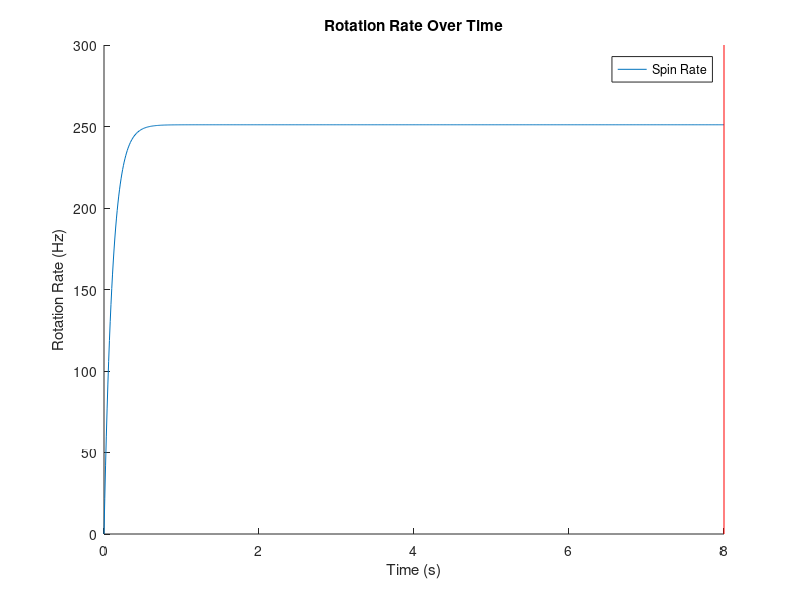

MATLAB code to generate this figure:
%Code for Spinning Things
clear; %clear variables
clc; %clear command window

% %Variables:
% degrees = 1; %angle of attack of fins in degrees
% machno = 0.5; %machnumber of the flow at the instant
% finwidth = 6; %width of fin in in
% finlength = 12; %width of fin in in
% triangle = true; %specify fins as triangular (changes cp location)
degrees=input('At what angle should the fins be canted?\n');
machno=input('What is the rocket velocity (mach number)?\n');
finwidth=input('What width (outward) should the fins be (in)?\n');
finlength=input('What length (along body) should the fins be (in)?\n');
triangle=input('Rectangle configuration? [''Y''/''N'']: ');
if triangle=='Y'
    triangle=false;
else
    triangle=true;
end

%Quasi-Variables;
airdensity = 1.2; %define air density (1.225kg/m^3)
numberofsteps = 800; %defines timesteps (#/100 is seconds seen on graph)
rktdiam = 4; %rocket diameter (4in)
speedofsound = 343; %speed of sound at 20C dry air (343m/s)

%Constants:
inertia = 0.317961677; %rocket inertia in kg*m^2 (0.317961677kg*m^2)
timestep = 0.01; %timestep interval (0.01s)

%Calculated Values:
finwidthm = finwidth*.0254; %convert fin width to m
finlengthm = finlength*.0254; %convert fin length to m
rktradiusm = rktdiam/2*.0254; %convert rocket diameter to its radius in m
speed = machno*speedofsound; %converts mach number to speed in m/s

%Other Initializations:
ohmega = zeros(1,numberofsteps+1); %initializes size for matrix


if triangle==true
    cp = finwidthm*1/3; %center of pressure of triangle
else
    cp = finwidthm*1/2; %center of pressure of rectangle
end
momentrad = cp+rktradiusm; %calculate the radius that the moment is acting on
theta = degrees*pi/180; %find initial angle in radians
xvel = speed*cos(theta); %define x velocity
yvel = speed*sin(theta); %define y velocity
eqspinspd = abs(speedofsound*machno*sin(theta)/momentrad/2/pi) %spinspeed in Hz (converted via 2PI()
finarea=3*finwidthm*finlengthm; %all area for calculating moment
ohmega(1) = 0; %initialize the spin at 0.
for n = 1:numberofsteps
    cd = 1.28*cos(theta); %cd of the plate for damping, will change
    cl = 2*pi*theta; %coeficient of lift for flat plate
    moment = (cl*finarea*airdensity*speed^2)/2 * momentrad; %moment about the longitudinal axis of the rocket caused by the lift of the fins
    dampingmoment = (cd*finarea*airdensity*(ohmega(n)*momentrad)^2)/2 *momentrad; %moment caused by damping of the fins - this needs to be updated to include skin friction
    alpha = (moment-dampingmoment)/inertia; %calculate angular acceleration in radians per second
    ohmega(n+1) = ohmega(n) + alpha*timestep; %find the new spin speed by integrating numerically
    yvelmod= yvel - ohmega(n+1)*momentrad; %find modified y velocity due to the spin rate
    theta = atan(yvelmod/xvel); %recalculate the angle of attack based on spin speed
end

ohmega = ohmega/2/pi; %convert radians/s to Hz
ninetynine=0.99*eqspinspd;
for n=1:numberofsteps
    if ohmega(n)<=ninetynine
        ninetynine_pnt=n;
    end
end

fig=figure;
hax=axes;
time = 0:timestep:numberofsteps*timestep; % provide an X axis for the graph
hold on
plot(time, ohmega)%provide a Y axis for the graph
SP=ninetynine_pnt/100; %point at which equilibrium spin is at 99%
line([SP SP],get(hax,'YLim'),'Color',[1 0 0])
legend('Spin Rate')
xlabel('Time (s)')
ylabel('Rotation Rate (Hz)')
title('Rotation Rate Over Time')
